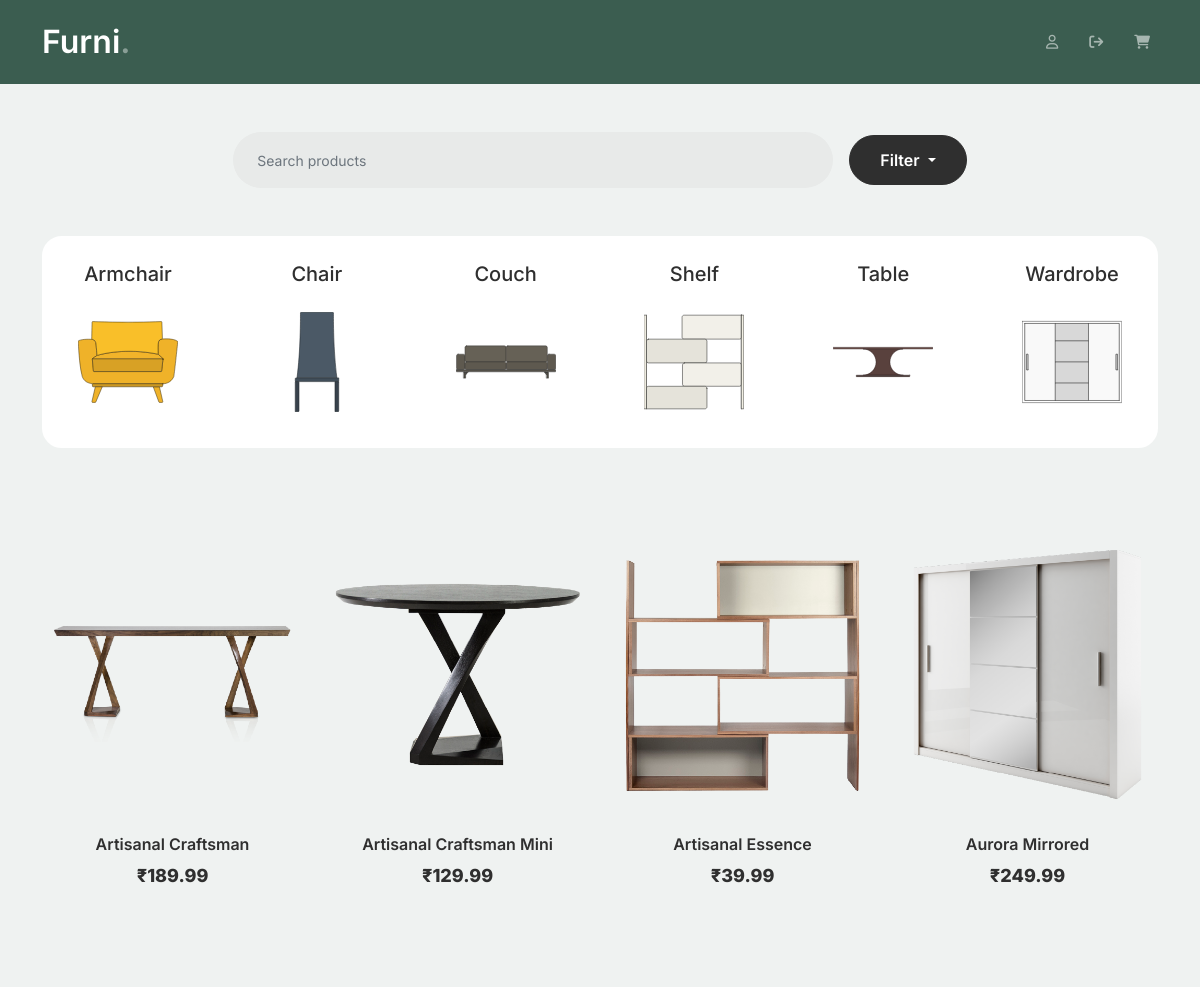
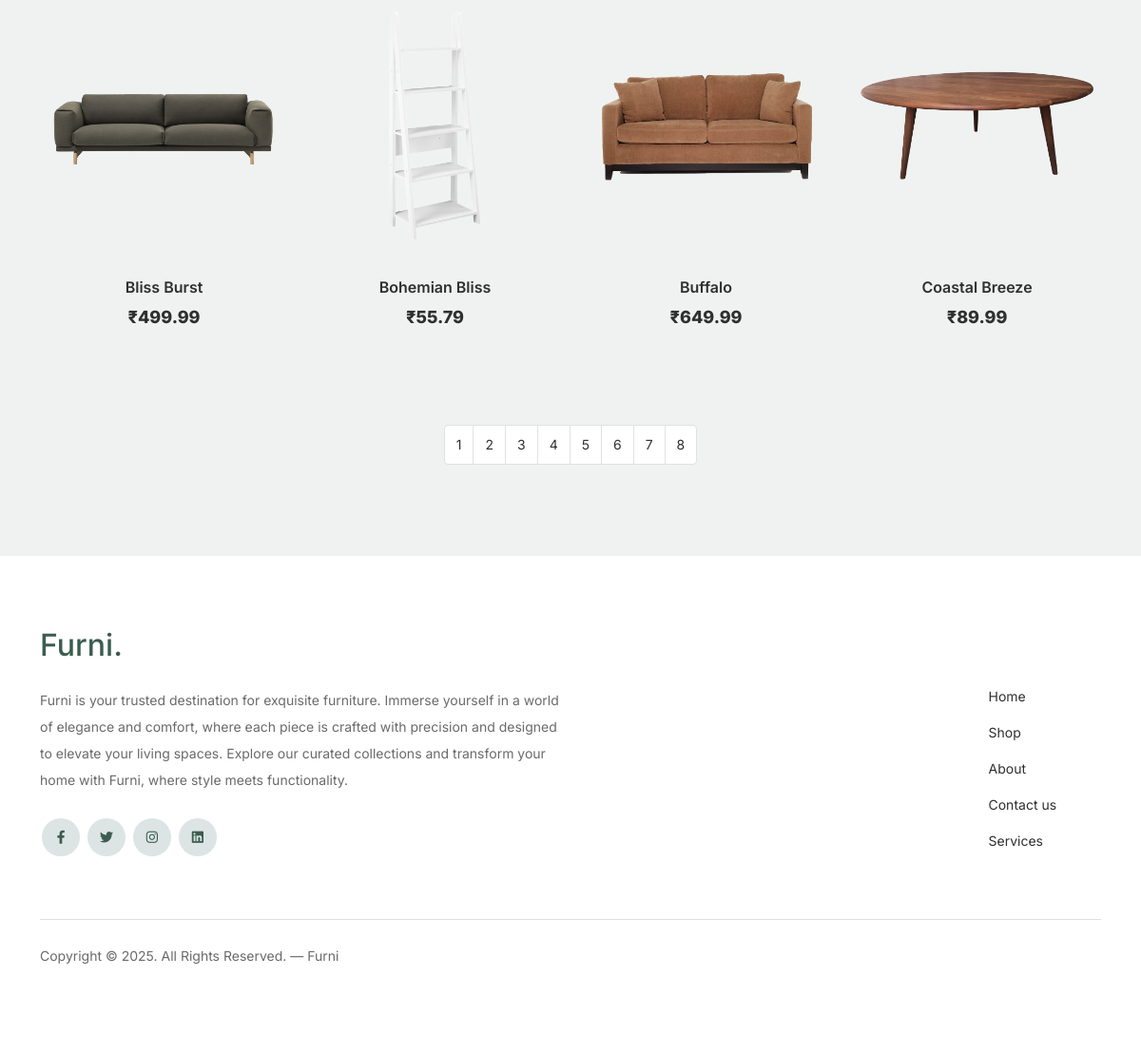
The page /shop.php (signed in) on the database its author committed (2 pictures, top to bottom).
### tables this page shows
CREATE TABLE `cat_img` (
  `id_ci` int(100) NOT NULL,
  `id_cat` int(100) NOT NULL,
  `id_image` int(100) NOT NULL
);

CREATE TABLE `category` (
  `id_cat` int(100) NOT NULL,
  `name_cat` varchar(255) NOT NULL
);

CREATE TABLE `image` (
  `id_image` int(255) NOT NULL,
  `name_image` varchar(255) NOT NULL,
  `path_image` varchar(255) NOT NULL,
  `date_upload_image` timestamp NOT NULL DEFAULT current_timestamp()
);

CREATE TABLE `product` (
  `id_product` int(100) NOT NULL,
  `name_product` varchar(255) NOT NULL,
  `desc_product` varchar(255) NOT NULL,
  `price_product` float NOT NULL,
  `availability_product` int(255) NOT NULL,
  `created_at_p` timestamp NOT NULL DEFAULT current_timestamp(),
  `modified_at_p` timestamp NOT NULL DEFAULT '0000-00-00 00:00:00',
  `id_cat` int(100) NOT NULL,
  `id_color` int(100) NOT NULL
);

### models/functions.php (called while the page is built, shortened)
<?php
function getCategoryWithImages()
{
    global $conn;
    $query = "SELECT * FROM image i JOIN cat_img ci ON i.id_image = ci.id_image JOIN category c ON ci.id_cat = c.id_cat";
    $res = $conn->query($query)->fetchAll();
    return $res;
}
function getProductCount()
{
    global $conn;
    $query = "SELECT COUNT(*) as count FROM product";
    $res = $conn->query($query)->fetch();
    return $res;
}
function getPageCount()
{
    $productCount = getProductCount();
    $numberOfPages = ceil($productCount->count / OFFSET);
    return $numberOfPages;
}
function filterProductsAndSort($catID = 0, $colorID = 0, $search = "", $sortBy = 0, $limit = 0)
{
    global $conn;
    $lim = ((int) $limit) * OFFSET;
    $offset = OFFSET;
    $query = "SELECT SQL_CALC_FOUND_ROWS * FROM product p JOIN category c ON p.id_cat = c.id_cat JOIN prod_img pi ON p.id_product = pi.id_product JOIN image i ON pi.id_image = i.id_image JOIN color clr ON p.id_color = clr.id_color";
    $query .= " LIMIT :limit, :offset";
    $ps = $conn->prepare($query);
    $ps->bindParam(":limit", $lim, PDO::PARAM_INT);
    $ps->bindParam(":offset", $offset, PDO::PARAM_INT);
    $ps->execute();
    $res = $ps->fetchAll();
    $totalRecordsCount = $conn->query("SELECT FOUND_ROWS() as total")->fetch(PDO::FETCH_ASSOC)['total'];
    return ["products" => $res, "totalRecordsCount" => $totalRecordsCount];
}

### shop.php (the view, shortened to what this page needs)
<?php
include "template/head.php";
include "template/nav.php";
$prodArr = filterProductsAndSort();
$catArr = getCategoryWithImages();
$numberOfPages = getPageCount();
?>
<div class="untree_co-section product-section before-footer-section">
    <div class="container">
        <div id="filter" class="d-flex justify-content-center align-items-center mb-5">
            <input type="text" placeholder="Search products" name="inputSearch" id="inputSearch" class="px-4 py-3 form-control rounded-pill" data-user="2" />
            <div class="dropdown ms-3">
                <button class="btn dropdown-toggle" type="button" data-bs-toggle="dropdown" aria-expanded="false">
                    Filter
                </button>
            </div>
        </div>
        <div id="categories" class="mb-5 p-4">
            <ul class="d-flex justify-content-between">
                <?php foreach ($catArr as $cat) : ?>
                    <li id="<?= $cat->name_cat ?>" class="selectCat" data-catid="<?= $cat->id_cat ?>" data-user="2">
                        <h5 class="categoryProduct-title text-center mb-3"><?= $cat->name_cat ?></h5>
                        <div class="categoryPorduct-container border-10 d-flex justify-content-center align-items-center">
                            <img src="<?= $cat->path_image ?>" alt="<?= $cat->name_image ?>" />
                        </div>
                    </li>
                <?php endforeach; ?>
            </ul>
        </div>
        <div id="products-shop" class="row pt-5">
            <?php foreach ($prodArr['products'] as $pod) : ?>
                <div class="col-12 col-md-4 col-lg-3 mb-5">
                    <a class="product-item" href="product.php?id=<?= $pod->id_product ?>">
                        <img src="<?= $pod->path_image ?>" alt="<?= $pod->name_image ?>" class="img-fluid product-thumbnail" />
                        <h3 class="product-title"><?= $pod->name_product ?></h3>
                        <strong class="product-price">&#8377;<?= $pod->price_product ?></strong>
                    </a>
                </div>
            <?php endforeach; ?>
        </div>
        <nav id="pagination-shop">
            <ul class="pagination justify-content-center">
                <?php for ($i = 0; $i < $numberOfPages; $i++) : ?>
                    <li class="page-item">
                        <a class="page-link pagination-page-link" href="#" data-user="2" data-limit="<?= $i ?>"><?= $i + 1 ?></a>
                    </li>
                <?php endfor; ?>
            </ul>
        </nav>
    </div>
</div>
<?php
include "template/footer.php";
?>

### assets/css/style.css (style rules this page uses)
a { text-decoration: none; -webkit-transition: .3s all ease; -o-transition: .3s all ease; transition: .3s all ease; color: #2f2f2f; text-decoration: underline; }
.btn { font-weight: 600; padding: 12px 30px; border-radius: 30px; color: #ffffff; background: #2f2f2f; border-color: #2f2f2f; }
.product-section { padding: 5rem 0; }
.product-section .product-item { text-align: center; text-decoration: none; display: block; position: relative; padding-bottom: 50px; cursor: pointer; }
.product-section .product-item .product-thumbnail { margin-bottom: 30px; position: relative; top: 0; -webkit-transition: .3s all ease; -o-transition: .3s all ease; transition: .3s all ease; }
.product-section .product-item h3 { font-weight: 600; font-size: 16px; }
.product-section .product-item strong { font-weight: 800 !important; font-size: 18px !important; }
.product-section .product-item h3, .product-section .product-item strong { color: #2f2f2f; text-decoration: none; }
.product-section .product-item:before { bottom: 0; left: 0; right: 0; position: absolute; content: ""; background: #dce5e4; height: 0%; z-index: -1; border-radius: 10px; -webkit-transition: .3s all ease; -o-transition: .3s all ease; transition: .3s all ease; }
.before-footer-section { padding: 3rem 0 5rem 0 !important; }
.untree_co-section { padding: 5rem 0; }
.form-control { height: 50px; border-radius: 10px; font-family: "Inter", sans-serif; }
.border-10, #team-section img { border-radius: 10px !important; }
#homeButton, #backArrow, #forwardArrow, #backToProducts, #goToInsertProduct, #goToMessages, .categoryPorduct-container, #past-order-div-details { transition: 0.3s ease-in-out; }
.form-control { height: auto; }
input[type=text].form-control { padding: 5px 15px; }
#pagination-shop .page-link { color: #2f2f2f; }
.categoryPorduct-container { background-color: #fff; width: 120px; height: 120px; border: 2px solid white; cursor: pointer; }
.categoryPorduct-container img { width: 100px; height: 100px; }
#categories ul { list-style-type: none; }
#inputSearch { width: 600px; border-width: 0px; background-color: #e8eae9; }
#categories ul { padding-left: 0px; margin-bottom: 0px; }
#categories { border: 2px solid #fff !important; border-radius: 20px; background-color: #fff; color: #2f2f2f; }

### rows shown on the page
cat_img: id_cat.name_cat "Armchair", id_image.path_image (picture)
cat_img: id_cat.name_cat "Chair", id_image.path_image (picture)
cat_img: id_cat.name_cat "Couch", id_image.path_image (picture)
cat_img: id_cat.name_cat "Shelf", id_image.path_image (picture)
cat_img: id_cat.name_cat "Table", id_image.path_image (picture)
cat_img: id_cat.name_cat "Wardrobe", id_image.path_image (picture)
product: image.path_image+name_image (picture), name_product "Artisanal Craftsman", price_product "189.99"
product: image.path_image+name_image (picture), name_product "Artisanal Craftsman Mini", price_product "129.99"
product: image.path_image+name_image (picture), name_product "Artisanal Essence", price_product "39.99"
product: image.path_image+name_image (picture), name_product "Aurora Mirrored", price_product "249.99"
product: image.path_image+name_image (picture), name_product "Bliss Burst", price_product "499.99"
product: image.path_image+name_image (picture), name_product "Bohemian Bliss", price_product "55.79"
product: image.path_image+name_image (picture), name_product "Buffalo", price_product "649.99"
product: image.path_image+name_image (picture), name_product "Coastal Breeze", price_product "89.99"
